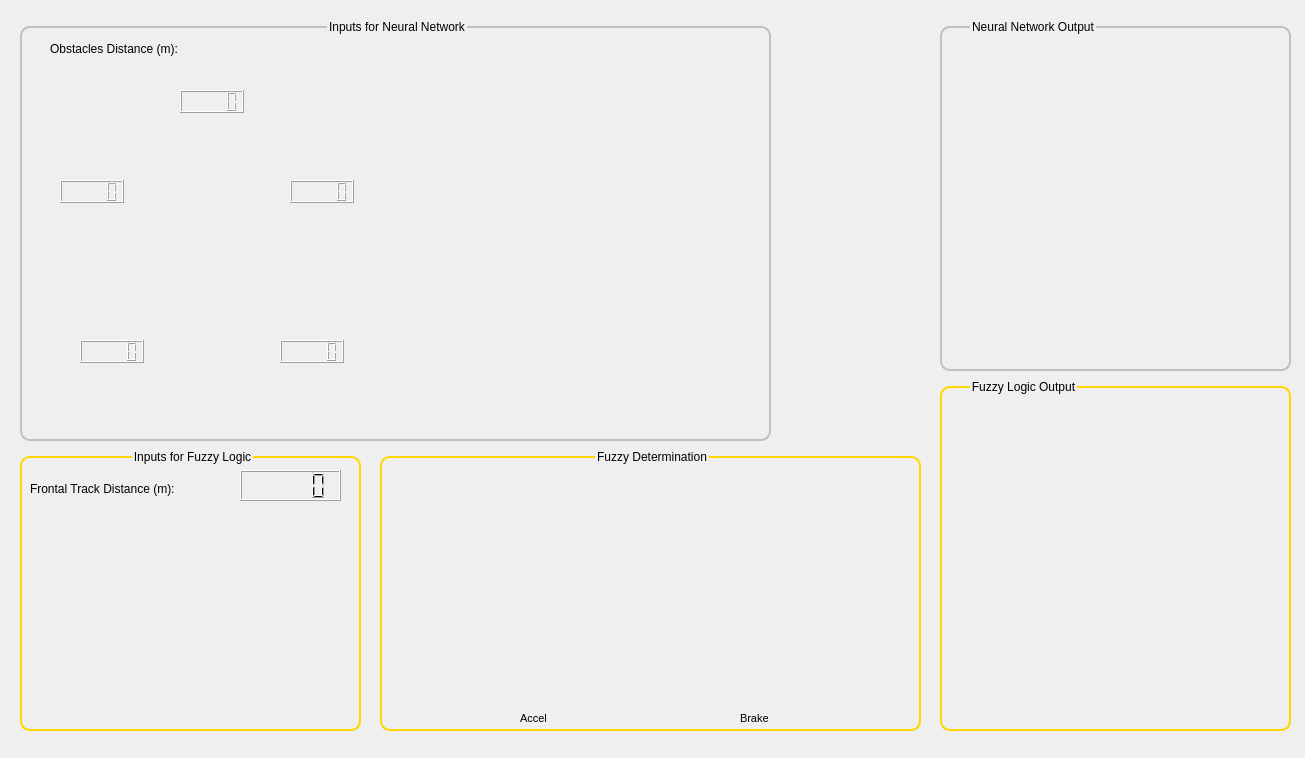
<?xml version="1.0" encoding="UTF-8"?>
<ui version="4.0">
 <class>MainWindow</class>
 <widget class="QMainWindow" name="MainWindow">
  <property name="geometry">
   <rect>
    <x>0</x>
    <y>0</y>
    <width>1305</width>
    <height>758</height>
   </rect>
  </property>
  <property name="windowTitle">
   <string>Intelligent Autonomous Control System Interface (IACSI)</string>
  </property>
  <widget class="QWidget" name="centralwidget">
   <widget class="QLCDNumber" name="S2">
    <property name="geometry">
     <rect>
      <x>180</x>
      <y>90</y>
      <width>64</width>
      <height>23</height>
     </rect>
    </property>
   </widget>
   <widget class="QLCDNumber" name="S1">
    <property name="geometry">
     <rect>
      <x>60</x>
      <y>180</y>
      <width>64</width>
      <height>23</height>
     </rect>
    </property>
   </widget>
   <widget class="QLCDNumber" name="S3">
    <property name="geometry">
     <rect>
      <x>290</x>
      <y>180</y>
      <width>64</width>
      <height>23</height>
     </rect>
    </property>
   </widget>
   <widget class="QLCDNumber" name="S4">
    <property name="geometry">
     <rect>
      <x>80</x>
      <y>340</y>
      <width>64</width>
      <height>23</height>
     </rect>
    </property>
   </widget>
   <widget class="QLCDNumber" name="S5">
    <property name="geometry">
     <rect>
      <x>280</x>
      <y>340</y>
      <width>64</width>
      <height>23</height>
     </rect>
    </property>
   </widget>
   <widget class="PlotWidget" name="ATView">
    <property name="geometry">
     <rect>
      <x>410</x>
      <y>30</y>
      <width>341</width>
      <height>201</height>
     </rect>
    </property>
    <property name="styleSheet">
     <string notr="true">background-color: transparent;</string>
    </property>
   </widget>
   <widget class="QLabel" name="label_3">
    <property name="geometry">
     <rect>
      <x>50</x>
      <y>70</y>
      <width>321</width>
      <height>331</height>
     </rect>
    </property>
    <property name="text">
     <string>&lt;html&gt;&lt;head/&gt;&lt;body&gt;&lt;p&gt;&lt;img src=&quot;:/Carro/car_mini.png&quot;/&gt;&lt;/p&gt;&lt;/body&gt;&lt;/html&gt;</string>
    </property>
   </widget>
   <widget class="QLabel" name="label_4">
    <property name="geometry">
     <rect>
      <x>50</x>
      <y>40</y>
      <width>171</width>
      <height>17</height>
     </rect>
    </property>
    <property name="text">
     <string>Obstacles Distance (m):</string>
    </property>
   </widget>
   <widget class="PlotWidget" name="ATView_2">
    <property name="geometry">
     <rect>
      <x>410</x>
      <y>230</y>
      <width>341</width>
      <height>201</height>
     </rect>
    </property>
    <property name="styleSheet">
     <string notr="true">background-color: transparent;</string>
    </property>
   </widget>
   <widget class="QGroupBox" name="groupBox">
    <property name="geometry">
     <rect>
      <x>20</x>
      <y>450</y>
      <width>341</width>
      <height>281</height>
     </rect>
    </property>
    <property name="styleSheet">
     <string notr="true">QGroupBox { 
     border: 2px solid gold; 
     border-radius: 10px;
	margin-top: 6px;
 } 
QGroupBox::title { 
    subcontrol-origin: margin;
	subcontrol-position:top center;
 }</string>
    </property>
    <property name="title">
     <string>Inputs for Fuzzy Logic</string>
    </property>
    <property name="flat">
     <bool>true</bool>
    </property>
    <property name="checkable">
     <bool>false</bool>
    </property>
    <property name="checked">
     <bool>false</bool>
    </property>
    <widget class="PlotWidget" name="VelView">
     <property name="geometry">
      <rect>
       <x>10</x>
       <y>60</y>
       <width>311</width>
       <height>211</height>
      </rect>
     </property>
     <property name="styleSheet">
      <string notr="true">background-color: transparent;</string>
     </property>
    </widget>
    <widget class="QLabel" name="label_5">
     <property name="geometry">
      <rect>
       <x>10</x>
       <y>30</y>
       <width>191</width>
       <height>17</height>
      </rect>
     </property>
     <property name="text">
      <string>Frontal Track Distance (m):</string>
     </property>
    </widget>
    <widget class="QLCDNumber" name="ST">
     <property name="geometry">
      <rect>
       <x>220</x>
       <y>20</y>
       <width>101</width>
       <height>31</height>
      </rect>
     </property>
    </widget>
   </widget>
   <widget class="QGroupBox" name="groupBox_2">
    <property name="geometry">
     <rect>
      <x>20</x>
      <y>20</y>
      <width>751</width>
      <height>421</height>
     </rect>
    </property>
    <property name="styleSheet">
     <string notr="true">QGroupBox { 
     border: 2px solid silver; 
     border-radius: 10px;
	margin-top: 6px;
 } 
QGroupBox::title { 
    subcontrol-origin: margin;
	subcontrol-position:top center;
 }</string>
    </property>
    <property name="title">
     <string>Inputs for Neural Network</string>
    </property>
   </widget>
   <widget class="QGroupBox" name="groupBox_4">
    <property name="geometry">
     <rect>
      <x>380</x>
      <y>450</y>
      <width>541</width>
      <height>281</height>
     </rect>
    </property>
    <property name="styleSheet">
     <string notr="true">QGroupBox { 
     border: 2px solid gold; 
     border-radius: 10px;
	margin-top: 6px;
 } 
QGroupBox::title { 
    subcontrol-origin: margin;
	subcontrol-position:top center;
 }</string>
    </property>
    <property name="title">
     <string>Fuzzy Determination</string>
    </property>
    <property name="flat">
     <bool>true</bool>
    </property>
    <property name="checkable">
     <bool>false</bool>
    </property>
    <property name="checked">
     <bool>false</bool>
    </property>
    <widget class="PlotWidget" name="FuzzyDet">
     <property name="geometry">
      <rect>
       <x>0</x>
       <y>10</y>
       <width>291</width>
       <height>281</height>
      </rect>
     </property>
     <property name="styleSheet">
      <string notr="true">background-color: transparent;</string>
     </property>
    </widget>
    <widget class="PlotWidget" name="FuzzyDet_2">
     <property name="geometry">
      <rect>
       <x>250</x>
       <y>10</y>
       <width>291</width>
       <height>281</height>
      </rect>
     </property>
     <property name="styleSheet">
      <string notr="true">background-color: transparent;</string>
     </property>
    </widget>
    <widget class="QLabel" name="label">
     <property name="geometry">
      <rect>
       <x>140</x>
       <y>260</y>
       <width>31</width>
       <height>17</height>
      </rect>
     </property>
     <property name="text">
      <string>&lt;html&gt;&lt;head/&gt;&lt;body&gt;&lt;p&gt;&lt;span style=&quot; font-size:8pt;&quot;&gt;Accel&lt;/span&gt;&lt;/p&gt;&lt;/body&gt;&lt;/html&gt;</string>
     </property>
    </widget>
    <widget class="QLabel" name="label_2">
     <property name="geometry">
      <rect>
       <x>360</x>
       <y>260</y>
       <width>31</width>
       <height>17</height>
      </rect>
     </property>
     <property name="text">
      <string>&lt;html&gt;&lt;head/&gt;&lt;body&gt;&lt;p&gt;&lt;span style=&quot; font-size:8pt;&quot;&gt;Brake&lt;/span&gt;&lt;/p&gt;&lt;/body&gt;&lt;/html&gt;</string>
     </property>
    </widget>
    <zorder>FuzzyDet_2</zorder>
    <zorder>FuzzyDet</zorder>
    <zorder>label</zorder>
    <zorder>label_2</zorder>
   </widget>
   <widget class="QGroupBox" name="groupBox_6">
    <property name="geometry">
     <rect>
      <x>940</x>
      <y>20</y>
      <width>351</width>
      <height>351</height>
     </rect>
    </property>
    <property name="styleSheet">
     <string notr="true">QGroupBox { 
     border: 2px solid silver;
	border-radius: 10px;
	margin-top: 6px;
 } 
QGroupBox::title { 
	left: 30px;
	subcontrol-position:top left;
	subcontrol-origin: margin;
 }</string>
    </property>
    <property name="title">
     <string>Neural Network Output</string>
    </property>
    <widget class="PlotWidget" name="Steering">
     <property name="geometry">
      <rect>
       <x>10</x>
       <y>30</y>
       <width>321</width>
       <height>301</height>
      </rect>
     </property>
     <property name="styleSheet">
      <string notr="true">background-color: transparent;</string>
     </property>
    </widget>
   </widget>
   <widget class="QGroupBox" name="groupBox_5">
    <property name="geometry">
     <rect>
      <x>940</x>
      <y>380</y>
      <width>351</width>
      <height>351</height>
     </rect>
    </property>
    <property name="styleSheet">
     <string notr="true">QGroupBox { 
     border: 2px solid gold;
	border-radius: 10px;
	margin-top: 6px;
 } 
QGroupBox::title { 
	left: 30px;
	subcontrol-position:top left;
	subcontrol-origin: margin;
 }</string>
    </property>
    <property name="title">
     <string>Fuzzy Logic Output</string>
    </property>
    <widget class="PlotWidget" name="BAView">
     <property name="geometry">
      <rect>
       <x>10</x>
       <y>30</y>
       <width>321</width>
       <height>301</height>
      </rect>
     </property>
     <property name="styleSheet">
      <string notr="true">background-color: transparent;</string>
     </property>
    </widget>
   </widget>
   <widget class="QLabel" name="label_6">
    <property name="geometry">
     <rect>
      <x>780</x>
      <y>30</y>
      <width>151</width>
      <height>411</height>
     </rect>
    </property>
    <property name="text">
     <string>&lt;html&gt;&lt;head/&gt;&lt;body&gt;&lt;p&gt;&lt;img src=&quot;:/Red/neuralcol.png&quot;/&gt;&lt;/p&gt;&lt;/body&gt;&lt;/html&gt;</string>
    </property>
   </widget>
   <zorder>groupBox_2</zorder>
   <zorder>groupBox</zorder>
   <zorder>ATView</zorder>
   <zorder>label_3</zorder>
   <zorder>label_4</zorder>
   <zorder>S2</zorder>
   <zorder>S1</zorder>
   <zorder>S3</zorder>
   <zorder>S4</zorder>
   <zorder>S5</zorder>
   <zorder>ATView_2</zorder>
   <zorder>groupBox_4</zorder>
   <zorder>groupBox_6</zorder>
   <zorder>groupBox_5</zorder>
   <zorder>label_6</zorder>
  </widget>
  <widget class="QMenuBar" name="menuBar">
   <property name="geometry">
    <rect>
     <x>0</x>
     <y>0</y>
     <width>1305</width>
     <height>25</height>
    </rect>
   </property>
  </widget>
 </widget>
 <customwidgets>
  <customwidget>
   <class>PlotWidget</class>
   <extends>QGraphicsView</extends>
   <header>pyqtgraph</header>
  </customwidget>
 </customwidgets>
 <resources>
  <include location="Resources/Logo.qrc"/>
  <include location="Resources/Red.qrc"/>
  <include location="Resources/Carro.qrc"/>
 </resources>
 <connections/>
</ui>
